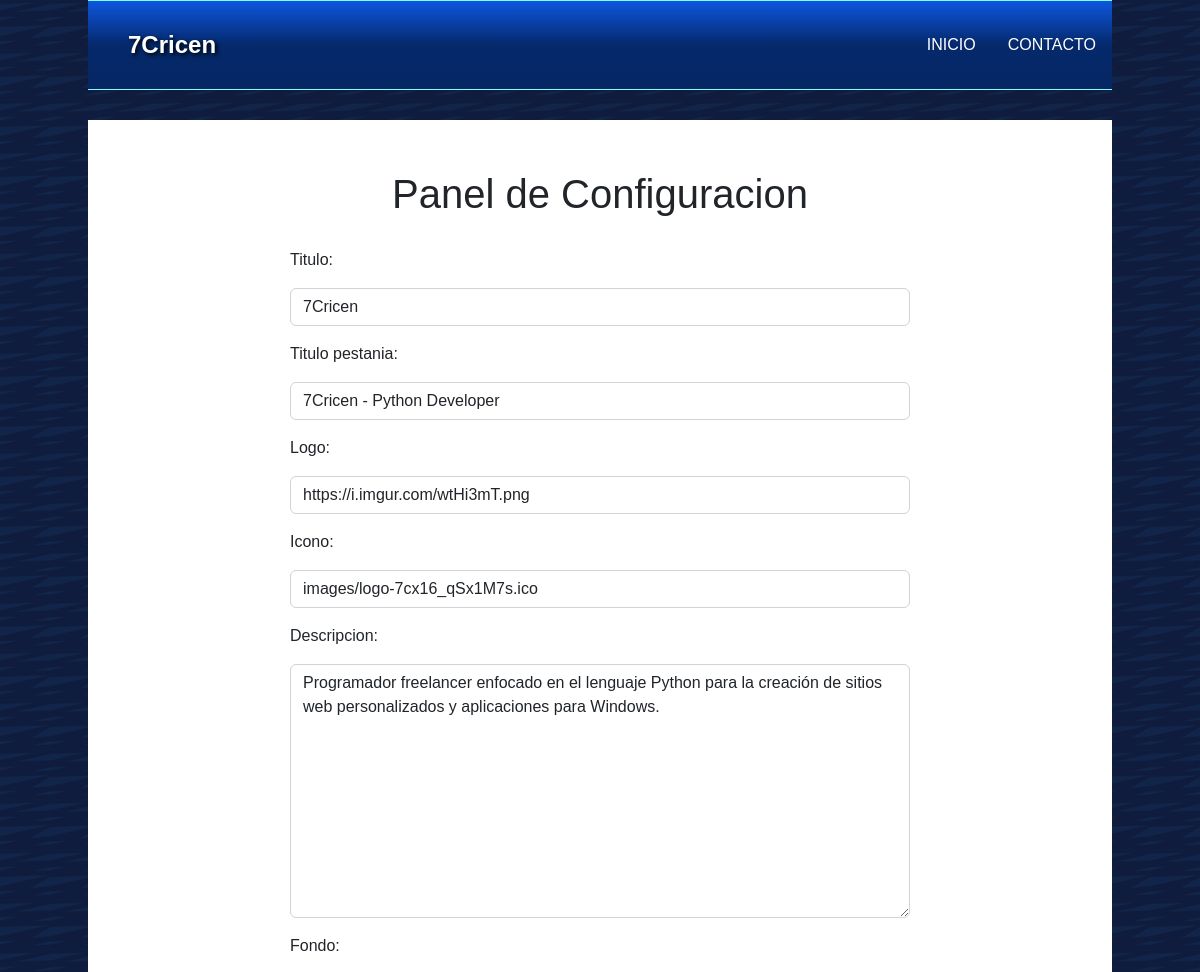
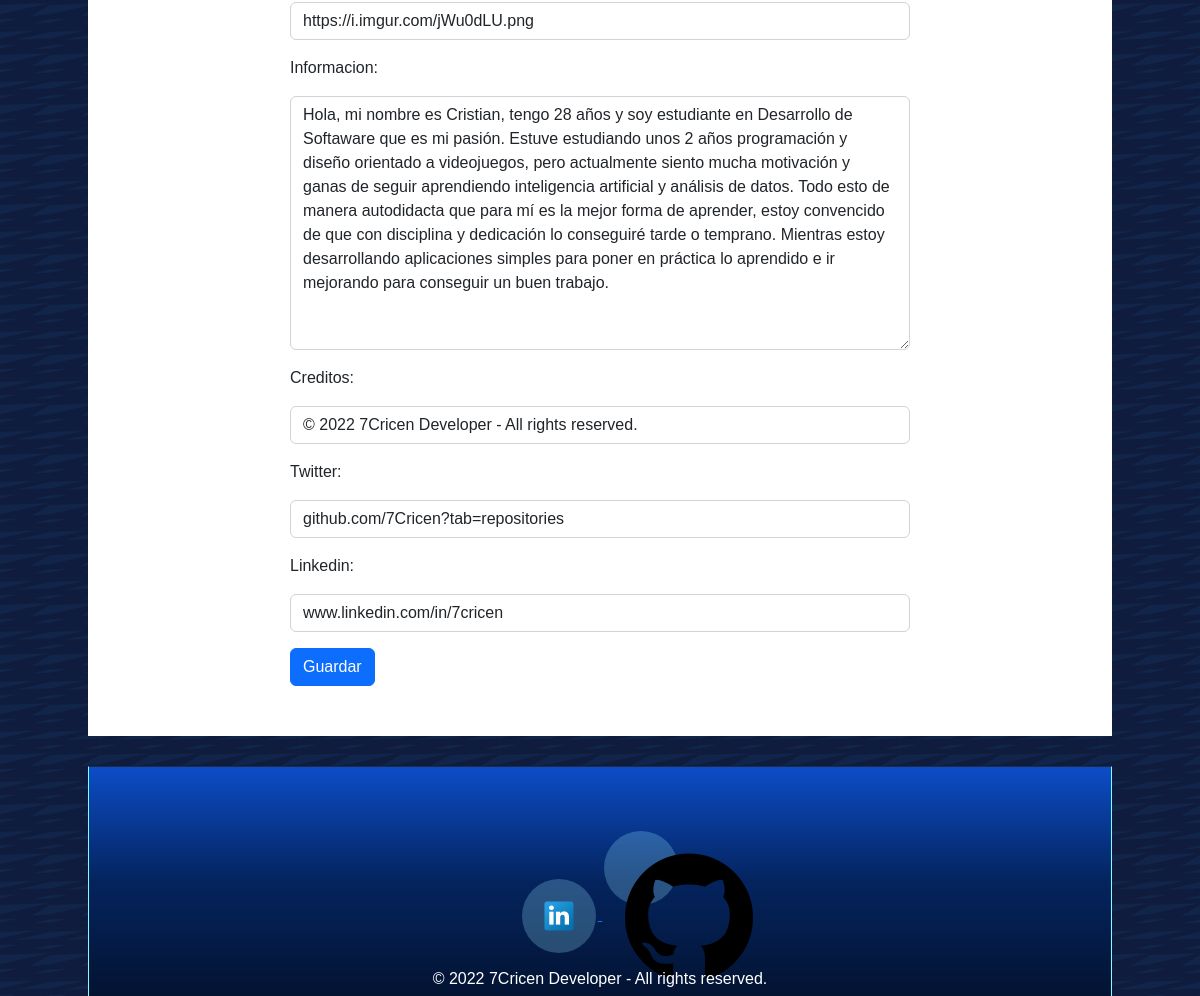
The app's page /panel_7c/ with its own data (2 pictures, top to bottom).
### portfolio/models.py (models this page shows)
class panel_7c(models.Model):
  titulo = models.CharField(max_length=200)
  titulo_pestania = models.CharField(max_length=200, blank=True)
  logo = models.TextField(null=True, blank=True)
  icono = models.TextField(null=True, blank=True)
  descripcion = models.TextField()
  fondo = models.TextField(null=True, blank=True)
  informacion = models.TextField(blank=True)
  creditos = models.CharField(max_length=300)
  twitter = models.CharField(max_length=300)
  linkedin = models.CharField(max_length=300)

### portfolio/views.py (the view, shortened to what this page needs)
# urls.py: path('panel_7c/', views.panel_7c_v, name='panel_7c'),
def panel_7c_v(request):
  if request.method == 'GET':
    try:
      ver_configuracion = get_object_or_404(panel_7c, pk=1)
      formulario = panel_7c_form(instance=ver_configuracion)
      return render(request, 'panel_7c/panel_7c.html',{'form':formulario,'configuracion':ver_configuracion})
    except Exception as e:
      return render(request, 'panel_7c/panel_7c.html',{'form':panel_7c_form, 'error':e})

### portfolio/forms.py
class panel_7c_form(forms.ModelForm):
  class Meta:
    model = panel_7c
    fields = "__all__"
    widgets = {
      'titulo':forms.TextInput(attrs={'class':'form-control my-3'}),
      'titulo_pestania':forms.TextInput(attrs={'class':'form-control my-3'}),
      'logo':forms.TextInput(attrs={'class':'form-control my-3'}),
      'icono':forms.TextInput(attrs={'class':'form-control my-3'}),
      'descripcion':forms.Textarea(attrs={'class':'form-control my-3'}),
      'fondo':forms.TextInput(attrs={'class':'form-control my-3'}),
      'informacion':forms.Textarea(attrs={'class':'form-control my-3'}),
      'creditos':forms.TextInput(attrs={'class':'form-control my-3'}),
      'twitter':forms.TextInput(attrs={'class':'form-control my-3'}),
      'linkedin':forms.TextInput(attrs={'class':'form-control my-3'}),
    }

### portfolio/templates/panel_7c/panel_7c.html (shortened to what this page needs)
{% extends 'main.html' %}
{% load static %}
{% block estilos %}
<link rel="stylesheet" href="{% static 'css/c7.css' %}">
{% endblock %}
{% block content %}
<div class="contenedor">
  <div class="formulario">
    <form action="/panel_7c/" method="POST" enctype="multipart/form-data">
      <h1 class="text-center">Panel de Configuracion</h1>
      {{ form.as_p }}
      <button class="btn btn-primary">Guardar</button>
    </form>
  </div>
</div>
{% endblock %}

### portfolio/templates/menu.html (shortened to what this page needs)
{% load static %}
<div class="menu">
  <div class="titulo">
    <a href="{% url 'home' %}">
      <h2 class="t">{{ configuracion.titulo }}</h2>
    </a>
  </div>
  <nav class="barra">
    <ul>
      <li><a href="{% url 'home' %}">INICIO</a></li>
      <li><a href="{% url 'contacto' %}">CONTACTO</a> </li>
    </ul>
  </nav>
</div>

### portfolio/templates/footer.html
{% load static %}
<div class="pie">
  <div class="info_contacto">
    <a target="_blank" href="https://{{ configuracion.linkedin }}">
    <button><img src="{% static 'img/linkedin.png'%}" alt=""></button>
    </a>
    <a target="_blank" href="https://{{ configuracion.twitter }}">
    <button><img src="{% static 'img/github.png'%}" alt=""></button>
    </a>
  </div>
  <p>{{ configuracion.creditos }}</p>
</div>

### portfolio/static/css/main.css (style rules this page uses)
* { box-sizing: border-box; }
body { margin: 0; height: 100%; margin-left:auto; margin-right:auto; background: url("/static/img/5fondox128.png") repeat 0 0; background-color: #272822; font-family: Arial, Helvetica, sans-serif; }

### portfolio/static/css/menu.css (style rules this page uses)
.menu { background: rgba(1, 0, 0, 0.3); height: 90px; border-top: #81ffff 1px solid; border-bottom: #81ffff 1px solid; background-color: #000; background-image: linear-gradient(to bottom, rgba(15, 96, 248,0.9), rgba(6, 51, 134, 0.8), rgba(15, 96, 248, 0.4)); }
.barra { float: right; }
.barra ul { list-style-type: none; margin: 0; padding: 0; overflow: hidden; font-size: 16px; margin-top: 16px; }
.barra ul li { float: left; }
.barra ul li a { transition: background-color 300ms ease-in-out; transition: border-bottom 300ms ease-in-out; display: block; color: white; text-align: center; padding: 16px; text-decoration: none; border-bottom: 2px solid rgba(15, 96, 248, 0); }
.titulo { margin-left: 20px; }
.titulo .t { justify-content: flex-end; display: flex; margin-left: 20px; padding-top: 10px; float: left; font-size: 24px; color: #fff; text-shadow: 2px 2px 4px #000; font-weight: bold; margin-block-start: 0.83em; margin-block-end: 0.83em; }

### portfolio/static/css/footer.css (style rules this page uses)
.pie { float: left; width: 100%; height: 230px; background-color: #000; background-image: linear-gradient(to bottom, rgba(15, 96, 248,0.8), rgba(6, 51, 134, 0.7), rgba(15, 96, 248, 0.2)); border-top: 1px solid rgba(255, 255, 255, 0.1); position: relative; bottom: 0; text-align: center; padding-top: 60px; border-left: #81ffff 1px solid; border-right: #81ffff 1px solid; padding-bottom: 20px; }
.pie p { color: #fff; margin-top: 10px; }
.pie button { background-color: rgba(151, 231, 255, 0.25); width: 74px; height: 74px; border: none; color: white; padding: 21px; text-align: center; text-decoration: none; display: inline-block; font-size: 16px; margin: 4px 2px; border-radius: 50%; }

### portfolio/static/css/c7.css (style rules this page uses)
.contenedor { background-color: #fff; width: 100%; }
.formulario { margin-left:auto; margin-right:auto; padding: 50px; max-width: 720px; }
.formulario h1 { margin-top: 0; margin-bottom: 30px; }

### records on screen
panel_7c: titulo "7Cricen", titulo_pestania "7Cricen - Python Developer", logo "https://i.imgur.com/wtHi3mT.png", icono "images/logo-7cx16_qSx1M7s.ico", descripcion "Programador freelancer enfocado en el lenguaje Python para la creación de sitios web personalizados y aplicaciones para Windows.", fondo "https://i.imgur.com/jWu0dLU.png", informacion "Hola, mi nombre es Cristian, tengo 28 años y soy estudiante en Desarrollo de Softaware que es mi pasión. Estuve estudiando unos 2 años programación y diseño orientado a videojuegos, pero actualmente siento mucha motivación y ganas de seguir aprendiendo inteligencia artificial y análisis de datos. Todo esto de manera autodidacta que para mí es la mejor forma de aprender, estoy convencido de que con disciplina y dedicación lo conseguiré tarde o temprano. Mientras estoy desarrollando aplicaciones simples para poner en práctica lo aprendido e ir mejorando para conseguir un buen trabajo.", creditos "© 2022 7Cricen Developer - All rights reserved.", twitter "github.com/7Cricen?tab=repositories", linkedin "www.linkedin.com/in/7cricen"
